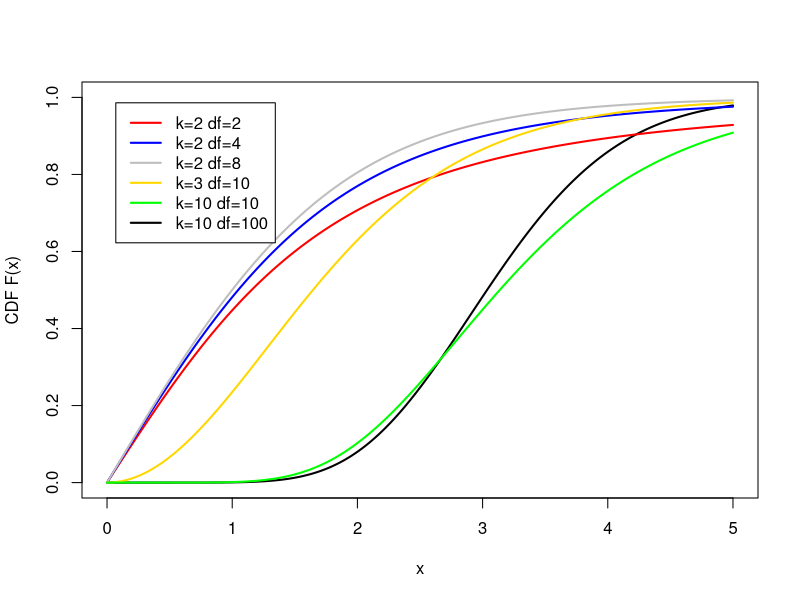

Generate this figure with R:
# Display the Student's range distributions with various
# degrees of freedom.

svg(filename='StudentizedRangeCDF.svg')

x <- seq(0, 5, length=400)
hx <- pnorm(x)

k <- c(2, 2, 2, 3, 10)
df <- c(2, 4, 8, 10, 10)
colors <- c("red", "blue", "grey", "gold", "green", "black")
labels <- c("k=2 df=2", "k=2 df=4", "k=2 df=8", "k=3 df=10", "k=10 df=10", 
            "k=10 df=100")

# standard normal CDF
plot(x, ptukey(q=x, nmeans=10, df=100), lwd=2, col="black", 
     type="l", xlab="x", ylab="CDF F(x)", ylim=c(0, 1))

# studentized range distri.
for (i in 1:5){
  lines(x, ptukey(q=x, nmeans=k[i], df=df[i]), lwd=2, col=colors[i])
}

legend("topleft", inset=.05,
  labels, lwd=2, lty=c(1, 1, 1, 1, 1, 1), col=colors)


